Frame 1 (no input): blank canvas, image omitted
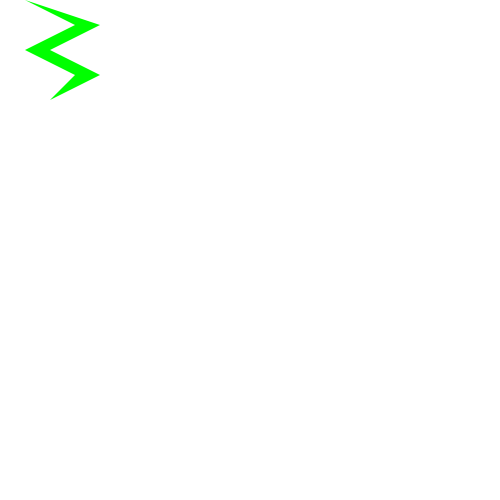
Frame 60 (the mouse pressed at the canvas centre just before this capture)
Frame 120 (the mouse held since frame 60 and released just before this capture): blank canvas, image omitted

The Processing sketch that drew this single still picture (run headless with seeded random() and noise(); from frame 60 on, the mouse is pressed at the canvas centre):

// Processing sketch: processing_99834
// ── processing_99834.pde

float x = 0;
float y = 0;
float w = 10;
float h = 10;

float[] a = new float[100];
float[] b = new float[100];
float[] c = new float[100];
float[] d = new float[100];

float size = 0;

int xdirection = 1;
int ydirection = 1;

void setup() {
  size(500,500);
  background(255,255,255);
  fill(250,0,0,10);
  noStroke();
}
void draw() {
    background(255,255,255);
  rayo(mouseX,mouseY,size,size);
  if(mouseX >=200) {
    for(int i=0;i < 100;i++)  {

    }
    size = size+20;
  }
  if(mouseX<=200) {
    size = 100;
    fill(0,255,0);
  }
}
void rayo(float x,float y,float w,float h) {
  beginShape(POLYGON);
  vertex(x+w/4,y);
  vertex(x+w,y+h/4);
  vertex(x+w/2,y+h/2);
  vertex(x+w,y+3*h/4);
  vertex(x+w/2,y+h);
  vertex(x+3*w/4,y+3*h/4);
  vertex(x+w/4,y+h/2);
  vertex(x+3*w/4,y+h/4);
  vertex(x+w/4,y);
  endShape();
}
